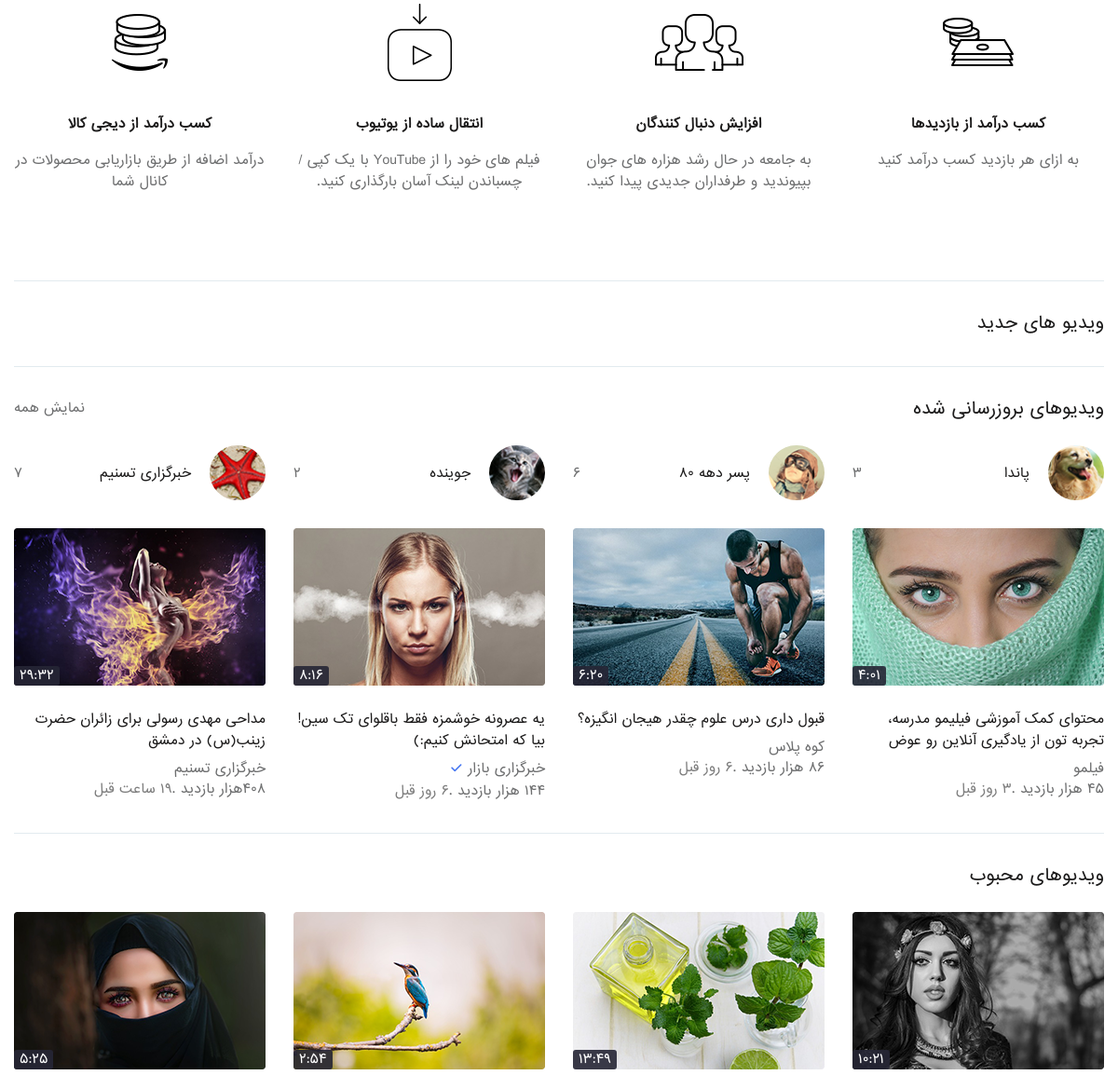
The app's page / (middle part), older data.
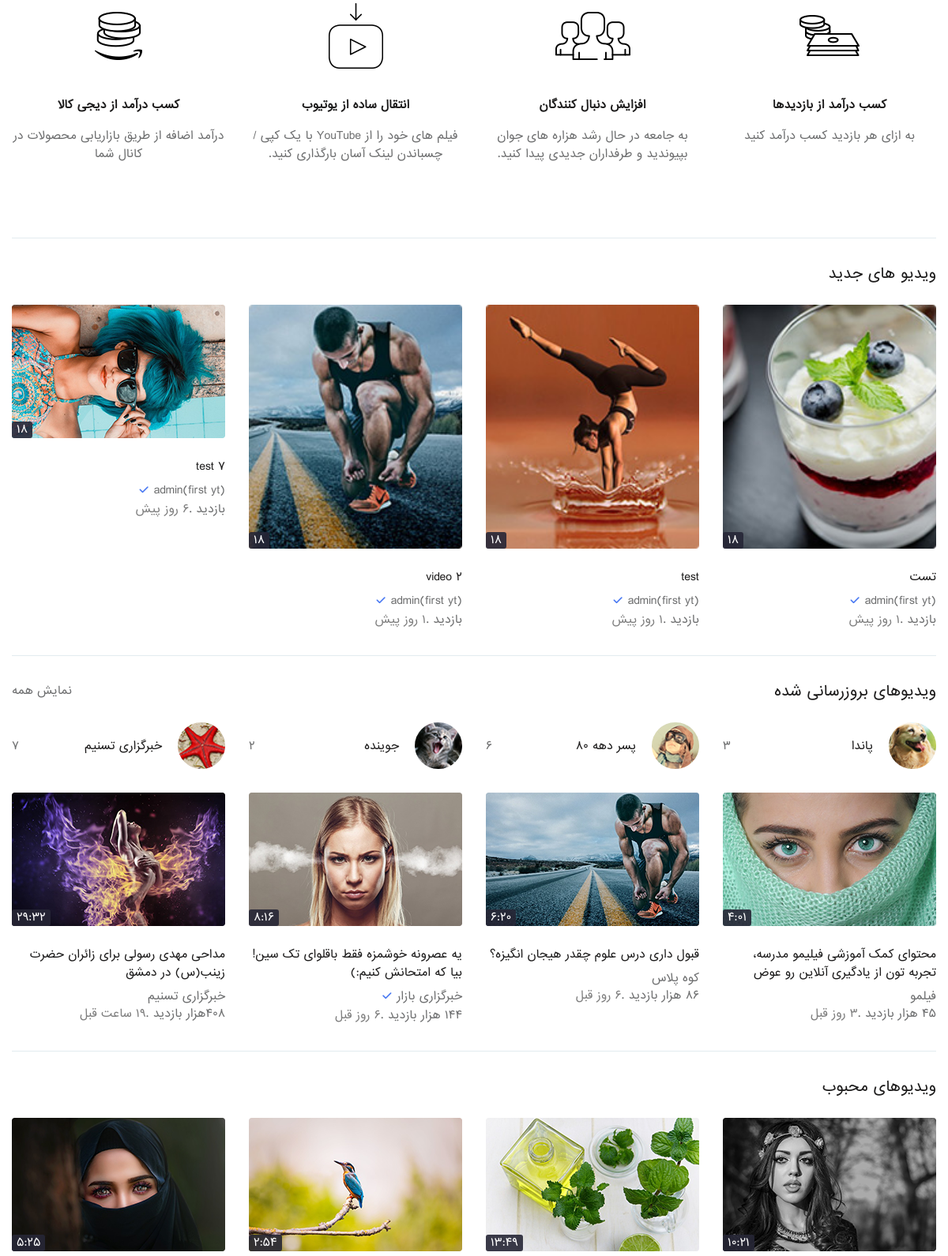
The same page, newer data.
### youtube/models.py (models this page shows, shortened)
class Video(models.Model):
    youtuber = models.ForeignKey('account.Profile',on_delete=models.CASCADE)
    title = models.CharField(max_length=255)
    description = RichTextUploadingField()
    category = models.ForeignKey('Category',on_delete=models.PROTECT,null=True)
    video = models.FileField(upload_to=get_upload_path)
    video_time = models.CharField(max_length=15,null=True,blank=True)
    thumbnail = models.ImageField(upload_to=get_upload_path)
    monetize = models.BooleanField(default=True)
    tags = models.ManyToManyField('VideoTag')
    pin_comment = models.CharField(max_length=10,null=True,blank=True)
    like = models.ManyToManyField('account.Profile',related_name='like')
    published = models.BooleanField(default=False)
    show = models.BooleanField(default=True)
    created = models.DateTimeField(auto_now_add=True)
    updated = models.DateTimeField(auto_now=True)
    @property
    def days_passed(self):
        today = datetime.now(timezone.utc)
        days_passed = today - self.created
        return f"{days_passed.days} روز پیش" if days_passed.days != 0 else 'امروز'
    @property
    def visited(self):
        hit_count = get_hitcount_model().objects.get_for_object(self)
        return hit_count.hits

### account/models.py (models this page shows, shortened)
class Profile(models.Model):
    user = models.ForeignKey(User,on_delete=models.CASCADE)
    channel_name = models.CharField(max_length=30,null=True,unique=True)
    first_name  = models.CharField(max_length=255)
    last_name  = models.CharField(max_length=255)
    image = models.ImageField(null=True,blank=True)
    description = models.TextField()
    created_date = models.DateTimeField(auto_now_add=True)
    updated_date = models.DateTimeField(auto_now=True)

### youtube/views.py (the view)
# urls.py: path('',views.index,name='home'),
def index(request):
    context = {
        'latest_videos': Video.objects.filter(published=True).order_by('-created'),
    }
    return render(request,'index.html',context)

### templates/index.html (shortened to what the changed rows need)
{% extends 'base.html' %}
{% load static %}
{% block body %}
<section class="vds-main">
	<div class="vidz-row">
		<div class="container">
			<div class="vidz_sec">
				<div class="vidz_list">
					<div class="row">
						{% for video in latest_videos %}
						<div class="col-lg-3 col-md-6 col-sm-6 col-6 full_wdth">
							<div class="videoo">
								<div class="vid_thumbainl">
									<a href="{% url 'youtube:video_detail' video.id %}" title="{{video.category.name}}">
										<img src="{{video.thumbnail.url}}" alt="{{video.title}}">
										<span class="vid-time">{{video.video_time}}</span>
									</a>
								</div>
								<div class="video_info">
									<h3><a href="{% url 'youtube:video_detail' video.id %}" title="{{video.title}}">{{video.title|truncatechars:35}}</a></h3>
									<h4><a href="#" title="مشاهده کانال">{{video.youtuber.channel_name}}</a> <span class="verify_ic"><i class="icon-tick"></i></span></h4>
									<span>{{video.visited}} بازدید .<small class="posted_dt">{{video.days_passed}}</small></span>
								</div>
							</div>
						</div>
						{% endfor %}
					</div>
				</div>
			</div>
		</div>
	</div>
</section>
{% endblock body %}

Row changes from the older to the newer data that the page shows:
added Video: thumbnail (picture), video_time "18", title "تست", youtuber.channel_name "admin(first yt)", days_passed "1 روز پیش"
added Video: thumbnail (picture), video_time "18", title "test", youtuber.channel_name "admin(first yt)", days_passed "1 روز پیش"
added Video: thumbnail (picture), video_time "18", title "video 2", youtuber.channel_name "admin(first yt)", days_passed "1 روز پیش"
now on this page (row edited): Video: thumbnail (picture), video_time "18", title "test 7", youtuber.channel_name "admin(first yt)", days_passed "6 روز پیش"
